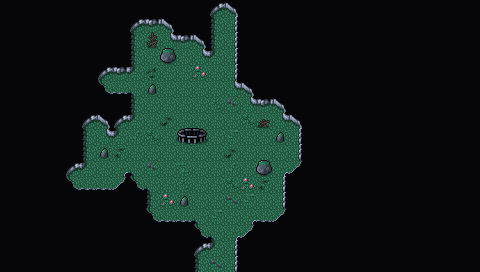

Tiled map render using the project's own tile images. Description and the map definition, with tile-layer contents summarised, below:
An orthogonal 30x17 tile map with 16x16 px tiles, 3 tile layers (Background, Ground, Foreground), 2 tilesets and 7 objects.

<map version="1.5" tiledversion="1.7.2" orientation="orthogonal" renderorder="right-down" width="30" height="17" tilewidth="16" tileheight="16" infinite="0" nextlayerid="6" nextobjectid="60">
 <editorsettings>
  <export target="wastetown..tmx" format="tmx" />
 </editorsettings>
 <tileset firstgid="1" source="../tileset/main.tsx" />
 <tileset firstgid="3477" source="../tileset/buildings.tsx" />
 <layer id="1" name="Background" width="30" height="17">
  <data>[510 cells, 510 non-empty, 1 distinct tile ids]</data>
 </layer>
 <layer id="2" name="Ground" width="30" height="17">
  <data>[510 cells, 506 non-empty, 34 distinct tile ids]</data>
 </layer>
 <layer id="3" name="Foreground" width="30" height="17">
  <properties>
   <property name="spriteLayer" type="bool" value="true" />
  </properties>
  <data>[510 cells, 0 non-empty, 0 distinct tile ids]</data>
 </layer>
 <objectgroup id="4" name="Objects">
  <object id="38" template="../obj/entry_up.tx" x="209" y="282">
   <properties>
    <property name="teleport" value="" />
   </properties>
  </object>
  <object id="51" template="../obj/treasure.tx" x="216.25" y="31.4167" />
  <object id="53" template="../obj/gold.tx" x="105.5" y="89.75" />
  <object id="55" template="../obj/treasure.tx" x="77.75" y="188" />
  <object id="56" template="../obj/enemy.tx" x="215.5" y="245.5">
   <properties>
    <property name="enemy" value="Bear" />
   </properties>
  </object>
  <object id="58" template="../obj/enemy.tx" x="215.083" y="59.1667">
   <properties>
    <property name="enemy" value="Hydra" />
   </properties>
  </object>
  <object id="59" template="../obj/enemy.tx" x="123.167" y="88.25">
   <properties>
    <property name="enemy" value="Green Wiz1" />
   </properties>
  </object>
 </objectgroup>
</map>
